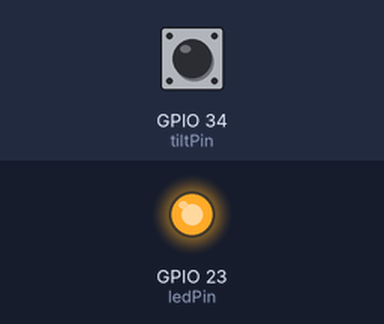
This sketch was run on a simulated ESP32. Shown: output pins drawn as LEDs (lit = HIGH). The test bench sets the inputs (shaded band); at power-on: GPIO 34 (tiltPin) LOW. What the sketch prints to the serial monitor is not drawn.

Above: at 1.2 s.
1.3 s: GPIO 34 (tiltPin) driven HIGH
At 2.5 s:
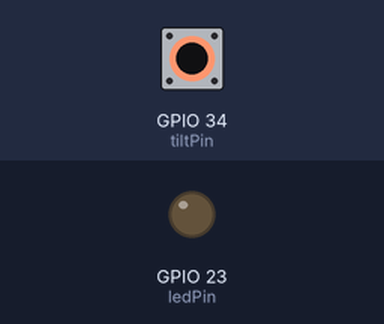
2.8 s: GPIO 34 (tiltPin) driven LOW
At 4.9 s:
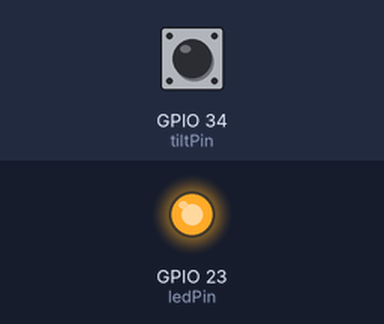
5.8 s: GPIO 34 (tiltPin) pulsed HIGH 2 times (0.12 s each, 0.3 s apart)
At 7.2 s:
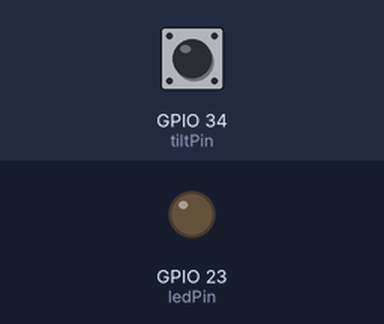
9.4 s: GPIO 34 (tiltPin) pulsed HIGH 5 times (0.12 s each, 0.3 s apart)
At 13.1 s:
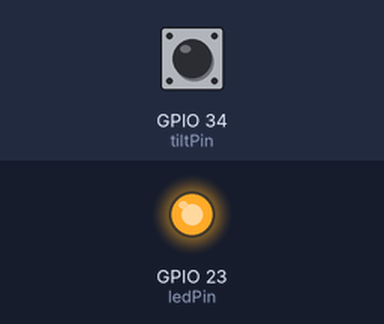
Timing chart, 0 to 13.4 s (numbered marks = the images above; inputs shaded):
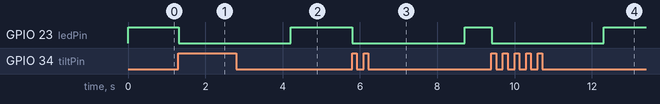

Measured:
- after the input at 1.3 s, GPIO 23 (ledPin): HIGH → LOW at once
- after the input at 2.8 s, GPIO 23 (ledPin): LOW → HIGH after 1.4 s
- after the input at 5.8 s, GPIO 23 (ledPin): HIGH → LOW at once, → HIGH 2.9 s later
- after the input at 9.4 s, GPIO 23 (ledPin): HIGH → LOW at once, → HIGH 2.9 s later

The sketch:

wheeliebin.ino
```cpp
#include <RCSwitch.h>

RCSwitch mySwitch = RCSwitch();

int tiltPin = 34;      // pin number for tilt switch signal
int ledPin =  23;     // pin number of LED
int tiltState = 0;    // variable for reading the tilt switch status
int timesPressed = 0; //time it has been tilted for
int loops = 0; //ticks


void setup() {

  Serial.begin(9600);

  // Transmitter is connected to Arduino Pin #10
  mySwitch.enableTransmit(2);

  pinMode(tiltPin, INPUT);
  pinMode(ledPin, OUTPUT);

}

void loop() {
  loops++;
  // get the tilt switch state
  tiltState = digitalRead(tiltPin);


  // check if tilt switch is tilted.
  if (tiltState == HIGH) {
    timesPressed ++;
    if (timesPressed > 10) {
    digitalWrite(ledPin, LOW);
    Serial.print("tilt ");
  mySwitch.switchOn("11111", "00010");
  delay(1000);
  mySwitch.switchOff("11111", "00010");
  delay(1000);
  timesPressed = 0;
    }
  }
  else {
    Serial.print("no tilt ");
    digitalWrite(ledPin, HIGH);
  }
  if(loops>1000){
    timesPressed=0;
    loops=0;
  }


}
```
